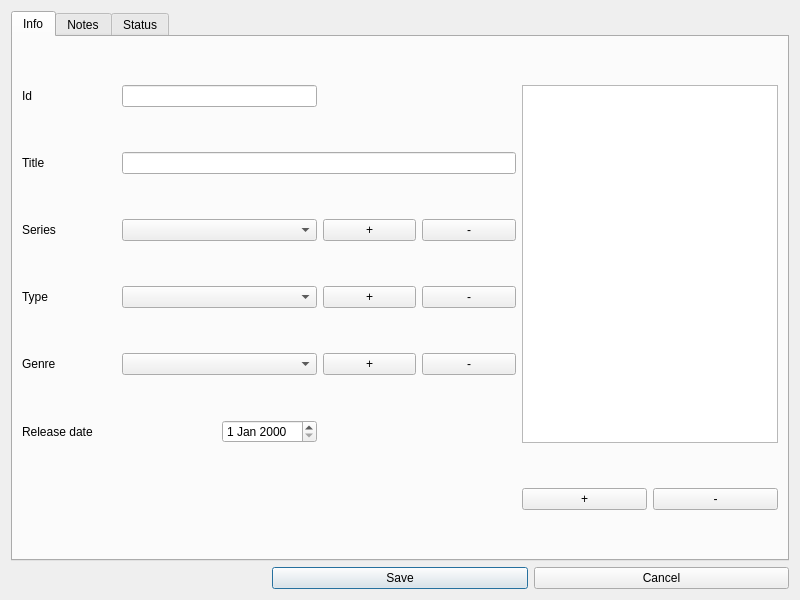
<?xml version="1.0" encoding="UTF-8"?>
<ui version="4.0">
 <class>Dialog</class>
 <widget class="QDialog" name="Dialog">
  <property name="geometry">
   <rect>
    <x>0</x>
    <y>0</y>
    <width>800</width>
    <height>600</height>
   </rect>
  </property>
  <property name="windowTitle">
   <string>Game</string>
  </property>
  <layout class="QGridLayout" name="gridLayout">
   <item row="1" column="1">
    <widget class="QPushButton" name="pushButtonGameEditSave">
     <property name="text">
      <string>Save</string>
     </property>
    </widget>
   </item>
   <item row="1" column="2">
    <widget class="QPushButton" name="pushButtonGameEditCancel">
     <property name="text">
      <string>Cancel</string>
     </property>
    </widget>
   </item>
   <item row="0" column="0" colspan="3">
    <widget class="QTabWidget" name="tabWidgetGameEdit">
     <property name="currentIndex">
      <number>0</number>
     </property>
     <widget class="QWidget" name="tabGameEditInfo">
      <attribute name="title">
       <string>Info</string>
      </attribute>
      <layout class="QGridLayout" name="gridLayout_2">
       <item row="0" column="0">
        <widget class="QLabel" name="label">
         <property name="text">
          <string>Id</string>
         </property>
        </widget>
       </item>
       <item row="0" column="1" colspan="2">
        <widget class="QLineEdit" name="lineEditGameEditId"/>
       </item>
       <item row="0" column="5" rowspan="6" colspan="2">
        <widget class="QGraphicsView" name="graphicsViewGameEditCover"/>
       </item>
       <item row="1" column="0">
        <widget class="QLabel" name="label_3">
         <property name="text">
          <string>Title</string>
         </property>
        </widget>
       </item>
       <item row="1" column="1" colspan="4">
        <widget class="QLineEdit" name="lineEditGameEditTitle"/>
       </item>
       <item row="2" column="0">
        <widget class="QLabel" name="label_2">
         <property name="text">
          <string>Series</string>
         </property>
        </widget>
       </item>
       <item row="2" column="1" colspan="2">
        <widget class="QComboBox" name="comboBoxGameEditSeries"/>
       </item>
       <item row="2" column="3">
        <widget class="QPushButton" name="pushButtonGameEditSeriesAdd">
         <property name="text">
          <string>+</string>
         </property>
        </widget>
       </item>
       <item row="2" column="4">
        <widget class="QPushButton" name="pushButtonGameEditSeriesDelete">
         <property name="text">
          <string>-</string>
         </property>
        </widget>
       </item>
       <item row="3" column="0">
        <widget class="QLabel" name="label_4">
         <property name="text">
          <string>Type</string>
         </property>
        </widget>
       </item>
       <item row="3" column="1" colspan="2">
        <widget class="QComboBox" name="comboBoxGameEditType"/>
       </item>
       <item row="3" column="3">
        <widget class="QPushButton" name="pushButtonGameEditTypeAdd">
         <property name="text">
          <string>+</string>
         </property>
        </widget>
       </item>
       <item row="3" column="4">
        <widget class="QPushButton" name="pushButtonGameEditTypeDelete">
         <property name="text">
          <string>-</string>
         </property>
        </widget>
       </item>
       <item row="4" column="0">
        <widget class="QLabel" name="label_5">
         <property name="text">
          <string>Genre</string>
         </property>
        </widget>
       </item>
       <item row="4" column="1" colspan="2">
        <widget class="QComboBox" name="comboBoxGameEditGenre"/>
       </item>
       <item row="4" column="3">
        <widget class="QPushButton" name="pushButtonGameEditGenreAdd">
         <property name="text">
          <string>+</string>
         </property>
        </widget>
       </item>
       <item row="4" column="4">
        <widget class="QPushButton" name="pushButtonGameEditGenreDelete">
         <property name="text">
          <string>-</string>
         </property>
        </widget>
       </item>
       <item row="5" column="0" colspan="2">
        <widget class="QLabel" name="label_6">
         <property name="text">
          <string>Release date</string>
         </property>
        </widget>
       </item>
       <item row="5" column="2">
        <widget class="QDateEdit" name="dateEditGameEditRelease"/>
       </item>
       <item row="6" column="5">
        <widget class="QPushButton" name="pushButtonGameEditCoverAdd">
         <property name="text">
          <string>+</string>
         </property>
        </widget>
       </item>
       <item row="6" column="6">
        <widget class="QPushButton" name="pushButtonGameEditCoverDelete">
         <property name="text">
          <string>-</string>
         </property>
        </widget>
       </item>
      </layout>
     </widget>
     <widget class="QWidget" name="tabGameEditNotes">
      <attribute name="title">
       <string>Notes</string>
      </attribute>
      <layout class="QGridLayout" name="gridLayout_3">
       <item row="0" column="0">
        <widget class="QLabel" name="label_10">
         <property name="text">
          <string>Graphics</string>
         </property>
        </widget>
       </item>
       <item row="0" column="1">
        <widget class="QSlider" name="horizontalSliderGameEditGraphics">
         <property name="orientation">
          <enum>Qt::Horizontal</enum>
         </property>
        </widget>
       </item>
       <item row="1" column="0">
        <widget class="QLabel" name="label_11">
         <property name="text">
          <string>Sound</string>
         </property>
        </widget>
       </item>
       <item row="1" column="1">
        <widget class="QSlider" name="horizontalSliderGameEditSound">
         <property name="orientation">
          <enum>Qt::Horizontal</enum>
         </property>
        </widget>
       </item>
       <item row="2" column="0">
        <widget class="QLabel" name="label_16">
         <property name="text">
          <string>Optimization</string>
         </property>
        </widget>
       </item>
       <item row="2" column="1">
        <widget class="QSlider" name="horizontalSliderGameEditOptimization">
         <property name="orientation">
          <enum>Qt::Horizontal</enum>
         </property>
        </widget>
       </item>
       <item row="3" column="0">
        <widget class="QLabel" name="label_15">
         <property name="text">
          <string>Ambience</string>
         </property>
        </widget>
       </item>
       <item row="3" column="1">
        <widget class="QSlider" name="horizontalSliderGameEditAmbience">
         <property name="orientation">
          <enum>Qt::Horizontal</enum>
         </property>
        </widget>
       </item>
       <item row="4" column="0">
        <widget class="QLabel" name="label_12">
         <property name="text">
          <string>Playability</string>
         </property>
        </widget>
       </item>
       <item row="4" column="1">
        <widget class="QSlider" name="horizontalSliderGameEditPlayability">
         <property name="orientation">
          <enum>Qt::Horizontal</enum>
         </property>
        </widget>
       </item>
       <item row="5" column="0">
        <widget class="QLabel" name="label_17">
         <property name="text">
          <string>&quot;FUN&quot;</string>
         </property>
        </widget>
       </item>
       <item row="5" column="1">
        <widget class="QSlider" name="horizontalSliderGameEditFun">
         <property name="orientation">
          <enum>Qt::Horizontal</enum>
         </property>
        </widget>
       </item>
       <item row="6" column="0">
        <widget class="QLabel" name="label_13">
         <property name="text">
          <string>Story</string>
         </property>
        </widget>
       </item>
       <item row="6" column="1">
        <widget class="QSlider" name="horizontalSliderGameEditStory">
         <property name="orientation">
          <enum>Qt::Horizontal</enum>
         </property>
        </widget>
       </item>
       <item row="7" column="0" colspan="2">
        <widget class="Line" name="line">
         <property name="orientation">
          <enum>Qt::Horizontal</enum>
         </property>
        </widget>
       </item>
       <item row="8" column="0">
        <widget class="QLabel" name="label_14">
         <property name="text">
          <string>Average note</string>
         </property>
        </widget>
       </item>
       <item row="8" column="1">
        <widget class="QProgressBar" name="progressBarGameEditAvgNote">
         <property name="maximum">
          <number>10000</number>
         </property>
         <property name="value">
          <number>0</number>
         </property>
         <property name="alignment">
          <set>Qt::AlignRight|Qt::AlignTrailing|Qt::AlignVCenter</set>
         </property>
        </widget>
       </item>
      </layout>
     </widget>
     <widget class="QWidget" name="tabGameEditStatus">
      <attribute name="title">
       <string>Status</string>
      </attribute>
      <layout class="QGridLayout" name="gridLayout_4">
       <item row="0" column="0">
        <widget class="QLabel" name="label_7">
         <property name="text">
          <string>Collection</string>
         </property>
        </widget>
       </item>
       <item row="0" column="1" colspan="2">
        <widget class="QComboBox" name="comboBoxGameEditCollection"/>
       </item>
       <item row="0" column="3">
        <widget class="QPushButton" name="pushButtonGameEditCollectionAdd">
         <property name="text">
          <string>+</string>
         </property>
        </widget>
       </item>
       <item row="0" column="4">
        <widget class="QPushButton" name="pushButtonGameEfitCollectionDelete">
         <property name="text">
          <string>-</string>
         </property>
        </widget>
       </item>
       <item row="1" column="0">
        <widget class="QLabel" name="label_25">
         <property name="text">
          <string>Storage</string>
         </property>
        </widget>
       </item>
       <item row="1" column="1" colspan="2">
        <widget class="QComboBox" name="comboBoxGameEditStorage"/>
       </item>
       <item row="1" column="3">
        <widget class="QPushButton" name="pushButtonGameEditStorageAdd">
         <property name="text">
          <string>+</string>
         </property>
        </widget>
       </item>
       <item row="1" column="4">
        <widget class="QPushButton" name="pushButtonGameEditStorageDelete">
         <property name="text">
          <string>-</string>
         </property>
        </widget>
       </item>
       <item row="2" column="0" colspan="7">
        <widget class="Line" name="line_2">
         <property name="orientation">
          <enum>Qt::Horizontal</enum>
         </property>
        </widget>
       </item>
       <item row="4" column="0" colspan="3">
        <widget class="QListWidget" name="listWidgetGameEditDifficulty"/>
       </item>
       <item row="5" column="0">
        <widget class="QPushButton" name="pushButtonGameEditDifficultyAdd">
         <property name="text">
          <string>+</string>
         </property>
        </widget>
       </item>
       <item row="5" column="1">
        <widget class="QPushButton" name="pushButtonGameEditDifficultyDelete">
         <property name="text">
          <string>-</string>
         </property>
        </widget>
       </item>
       <item row="5" column="2">
        <widget class="QPushButton" name="pushButtonGameEditDifficultyCompleted">
         <property name="text">
          <string>&gt;</string>
         </property>
        </widget>
       </item>
       <item row="3" column="3">
        <widget class="QLabel" name="label_9">
         <property name="text">
          <string>Completed</string>
         </property>
        </widget>
       </item>
       <item row="4" column="3" colspan="3">
        <widget class="QListWidget" name="listWidgetGameEditDifficultyComplete"/>
       </item>
       <item row="3" column="0">
        <widget class="QLabel" name="label_8">
         <property name="text">
          <string>Difficulties</string>
         </property>
        </widget>
       </item>
       <item row="5" column="4">
        <widget class="QPushButton" name="pushButtonGameEditDifficultyNotCompleted">
         <property name="text">
          <string>-</string>
         </property>
        </widget>
       </item>
      </layout>
     </widget>
    </widget>
   </item>
  </layout>
 </widget>
 <resources/>
 <connections/>
</ui>
